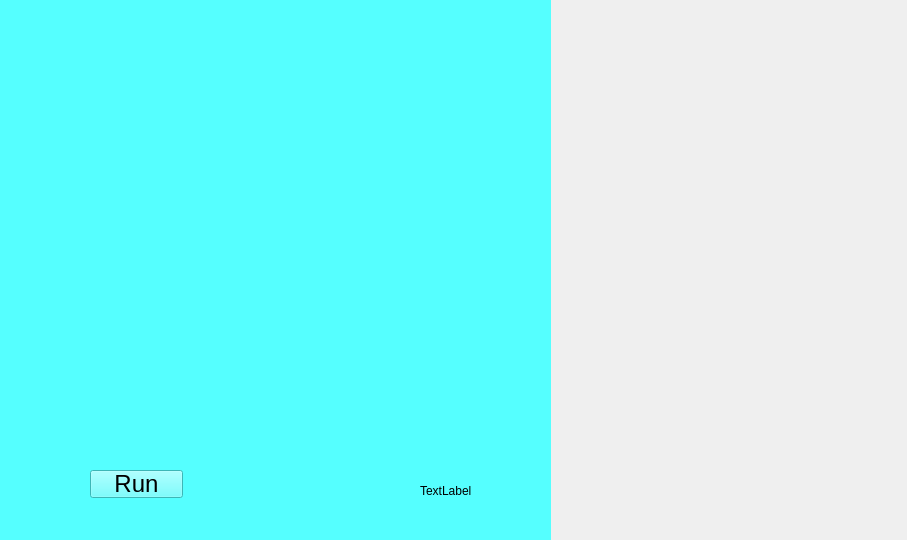
<?xml version="1.0" encoding="UTF-8"?>
<ui version="4.0">
 <class>MainWindow</class>
 <widget class="QMainWindow" name="MainWindow">
  <property name="geometry">
   <rect>
    <x>0</x>
    <y>0</y>
    <width>907</width>
    <height>540</height>
   </rect>
  </property>
  <property name="windowTitle">
   <string>MainWindow</string>
  </property>
  <widget class="QWidget" name="centralwidget">
   <widget class="QLabel" name="label">
    <property name="geometry">
     <rect>
      <x>0</x>
      <y>-20</y>
      <width>551</width>
      <height>591</height>
     </rect>
    </property>
    <property name="styleSheet">
     <string notr="true">background-color: rgb(85, 255, 255);</string>
    </property>
    <property name="text">
     <string/>
    </property>
    <property name="pixmap">
     <pixmap>../../Downloads/O1SC.gif</pixmap>
    </property>
   </widget>
   <widget class="QLabel" name="label_2">
    <property name="geometry">
     <rect>
      <x>500</x>
      <y>0</y>
      <width>451</width>
      <height>541</height>
     </rect>
    </property>
    <property name="text">
     <string/>
    </property>
    <property name="pixmap">
     <pixmap>../../Downloads/QjoV.gif</pixmap>
    </property>
    <property name="scaledContents">
     <bool>false</bool>
    </property>
   </widget>
   <widget class="QPushButton" name="pushButton">
    <property name="geometry">
     <rect>
      <x>90</x>
      <y>470</y>
      <width>93</width>
      <height>28</height>
     </rect>
    </property>
    <property name="font">
     <font>
      <pointsize>18</pointsize>
     </font>
    </property>
    <property name="styleSheet">
     <string notr="true">background-color: rgb(85, 255, 255);</string>
    </property>
    <property name="text">
     <string>Run</string>
    </property>
   </widget>
   <widget class="QTextBrowser" name="textBrowser">
    <property name="geometry">
     <rect>
      <x>10</x>
      <y>10</y>
      <width>181</width>
      <height>51</height>
     </rect>
    </property>
    <property name="styleSheet">
     <string notr="true">background-color: transparent;
border-radius:none</string>
    </property>
   </widget>
   <widget class="QTextBrowser" name="textBrowser_2">
    <property name="geometry">
     <rect>
      <x>580</x>
      <y>10</y>
      <width>181</width>
      <height>51</height>
     </rect>
    </property>
    <property name="styleSheet">
     <string notr="true">background-color: transparent;
border-radius:none</string>
    </property>
   </widget>
   <widget class="QLabel" name="label_3">
    <property name="geometry">
     <rect>
      <x>420</x>
      <y>470</y>
      <width>451</width>
      <height>41</height>
     </rect>
    </property>
    <property name="text">
     <string>TextLabel</string>
    </property>
   </widget>
  </widget>
 </widget>
 <resources/>
 <connections/>
</ui>
